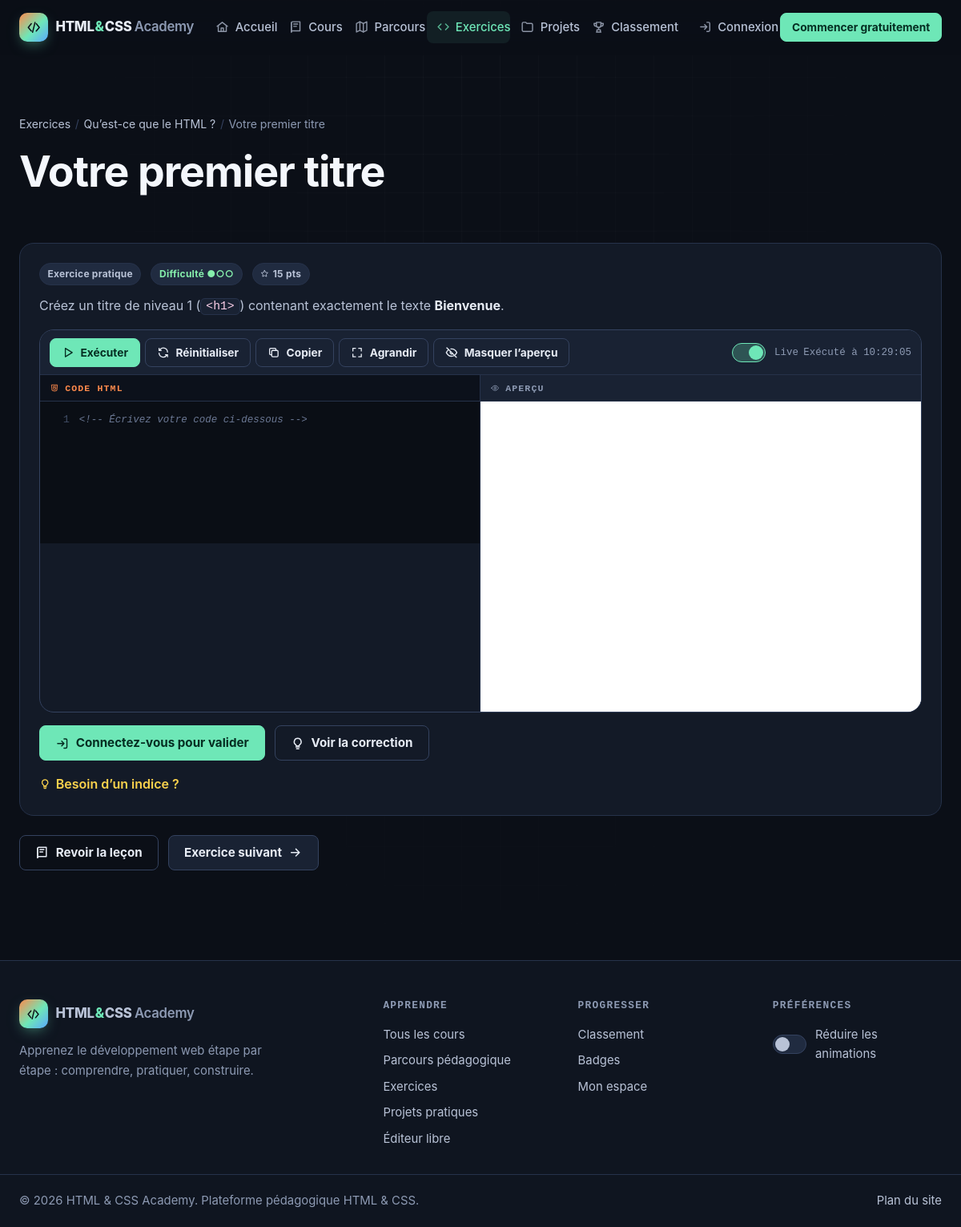
The app's page /exercice/qu-est-ce-que-html-ex1 with its own data.
### tables this page shows
CREATE TABLE lessons (
  id               INT UNSIGNED NOT NULL AUTO_INCREMENT,
  module_id        INT UNSIGNED NOT NULL,
  title            VARCHAR(150) NOT NULL,
  slug             VARCHAR(150) NOT NULL,
  duration_minutes SMALLINT UNSIGNED NOT NULL DEFAULT 10,
  introduction     TEXT         NOT NULL,
  objectives       JSON         NULL COMMENT 'Liste des objectifs',
  prerequisites    JSON         NULL COMMENT 'Liste des prérequis',
  theory           MEDIUMTEXT   NOT NULL COMMENT 'Explication théorique (Markdown restreint)',
  syntax_code      TEXT         NULL COMMENT 'Syntaxe minimale',
  simple_html      TEXT         NULL,
  simple_css       TEXT         NULL,
  example_html     MEDIUMTEXT   NULL COMMENT 'Exemple détaillé (HTML)',
  example_css      MEDIUMTEXT   NULL COMMENT 'Exemple détaillé (CSS)',
  line_by_line     JSON         NULL COMMENT '[[code, explication], ...]',
  reference_items  JSON         NULL COMMENT '[[balise/propriété, description], ...]',
  common_mistakes  JSON         NULL,
  best_practices   JSON         NULL,
  practical        TEXT         NULL COMMENT 'Utilisation dans un vrai projet (Markdown)',
  summary_points   JSON         NULL,
  challenge        TEXT         NULL,
  is_published     TINYINT(1)   NOT NULL DEFAULT 1,
  sort_order       SMALLINT     NOT NULL DEFAULT 0,
  created_at       DATETIME     NOT NULL DEFAULT CURRENT_TIMESTAMP,
  updated_at       DATETIME     NOT NULL DEFAULT CURRENT_TIMESTAMP ON UPDATE CURRENT_TIMESTAMP,
  PRIMARY KEY (id),
  UNIQUE KEY uq_lessons_slug (slug),
  KEY idx_lessons_module (module_id, sort_order),
  KEY idx_lessons_published (is_published),
  CONSTRAINT fk_lessons_module FOREIGN KEY (module_id) REFERENCES modules (id) ON DELETE CASCADE
);

CREATE TABLE exercises (
  id               INT UNSIGNED NOT NULL AUTO_INCREMENT,
  lesson_id        INT UNSIGNED NULL,
  title            VARCHAR(150) NOT NULL,
  slug             VARCHAR(150) NOT NULL,
  type             ENUM('code','fill','fix','qcm','truefalse') NOT NULL DEFAULT 'code',
  difficulty       TINYINT UNSIGNED NOT NULL DEFAULT 1,
  instructions     TEXT         NOT NULL,
  starter_html     TEXT         NULL,
  starter_css      TEXT         NULL,
  solution_html    TEXT         NULL,
  solution_css     TEXT         NULL,
  validation_rules JSON         NULL COMMENT 'Règles de vérification automatique',
  hint             TEXT         NULL,
  explanation      TEXT         NULL,
  points           SMALLINT UNSIGNED NOT NULL DEFAULT 10,
  sort_order       SMALLINT     NOT NULL DEFAULT 0,
  created_at       DATETIME     NOT NULL DEFAULT CURRENT_TIMESTAMP,
  updated_at       DATETIME     NOT NULL DEFAULT CURRENT_TIMESTAMP ON UPDATE CURRENT_TIMESTAMP,
  PRIMARY KEY (id),
  UNIQUE KEY uq_exercises_slug (slug),
  KEY idx_exercises_lesson (lesson_id, sort_order),
  KEY idx_exercises_type (type),
  CONSTRAINT fk_exercises_lesson FOREIGN KEY (lesson_id) REFERENCES lessons (id) ON DELETE SET NULL,
  CONSTRAINT chk_exercises_difficulty CHECK (difficulty BETWEEN 1 AND 3)
);

CREATE TABLE settings (
  id            INT UNSIGNED NOT NULL AUTO_INCREMENT,
  setting_key   VARCHAR(80)  NOT NULL,
  setting_value TEXT         NULL,
  label         VARCHAR(150) NOT NULL DEFAULT '',
  created_at    DATETIME     NOT NULL DEFAULT CURRENT_TIMESTAMP,
  updated_at    DATETIME     NOT NULL DEFAULT CURRENT_TIMESTAMP ON UPDATE CURRENT_TIMESTAMP,
  PRIMARY KEY (id),
  UNIQUE KEY uq_settings_key (setting_key)
);

### includes/bootstrap.php (called while the page is built, shortened)
<?php
spl_autoload_register(static function (string $class): void {
    $file = ROOT_PATH . '/includes/classes/' . basename(str_replace('\\', '/', $class)) . '.php';
});
require ROOT_PATH . '/includes/functions.php';
require ROOT_PATH . '/includes/auth.php';

### config/database.php (called while the page is built, shortened)
<?php
$env = static fn (string $key, $default = null) => ($v = getenv($key)) !== false ? $v : $default;
$database = [
    'host'     => $env('DB_HOST', '127.0.0.1'),
    'port'     => (int) $env('DB_PORT', 3306),
    'socket'   => $env('DB_SOCKET', ''),
    'name'     => $env('DB_NAME', 'html_css_academy'),
    'user'     => $env('DB_USER', 'root'),
    'pass'     => $env('DB_PASS', ''),
    'charset'  => 'utf8mb4',
];
$local = __DIR__ . '/local.php';
return $database;

### includes/classes/Database.php (called while the page is built, shortened)
<?php
final class Database
{
    private static ?PDO $pdo = null;
    public static function connection(): PDO
    {
        if (self::$pdo === null) {
            $cfg = require ROOT_PATH . '/config/database.php';
            $dsn = $cfg['socket'] !== ''
                ? sprintf('mysql:unix_socket=%s;dbname=%s;charset=%s', $cfg['socket'], $cfg['name'], $cfg['charset'])
                : sprintf('mysql:host=%s;port=%d;dbname=%s;charset=%s', $cfg['host'], $cfg['port'], $cfg['name'], $cfg['charset']);
            self::$pdo = new PDO($dsn, $cfg['user'], $cfg['pass'], [
                PDO::ATTR_ERRMODE            => PDO::ERRMODE_EXCEPTION,
                PDO::ATTR_DEFAULT_FETCH_MODE => PDO::FETCH_ASSOC,
                PDO::ATTR_EMULATE_PREPARES   => false,
                PDO::ATTR_STRINGIFY_FETCHES  => false,
            ]);
            self::$pdo->exec("SET time_zone = '" . (new DateTime())->format('P') . "'");
        }
        return self::$pdo;
    }
    public static function run(string $sql, array $params = []): PDOStatement
    {
        $stmt = self::connection()->prepare($sql);
        $stmt->execute($params);
        return $stmt;
    }
    public static function fetch(string $sql, array $params = []): ?array
    {
        $row = self::run($sql, $params)->fetch();
        return $row === false ? null : $row;
    }
    public static function fetchAll(string $sql, array $params = []): array
    {
        return self::run($sql, $params)->fetchAll();
    }
}

### includes/classes/ExerciseModel.php (called while the page is built, shortened)
<?php
final class ExerciseModel
{
    public static function findBySlug(string $slug): ?array
    {
        return Database::fetch(self::BASE_SELECT . ' WHERE e.slug = ?', [$slug]);
    }
    public static function catalog(string $category = '', string $type = '', int $level = 0): array
    {
        $where = ['1 = 1'];
        $params = [];
        return Database::fetchAll(
            self::BASE_SELECT . ' WHERE ' . implode(' AND ', $where) . '
             ORDER BY c.level, cat.sort_order, c.sort_order, m.sort_order, l.sort_order, e.sort_order, e.id',
            $params
        );
    }
}

### includes/auth.php (called while the page is built, shortened)
<?php
function current_user(): ?array
{
    static $cache = false;
    if ($cache !== false) {
        return $cache;
    }
    $id = $_SESSION['user_id'] ?? null;
    if (!$id) {
        return $cache = null;
    }
    $user = UserModel::find((int) $id);
    return $cache = $user;
}

### includes/classes/SettingModel.php (called while the page is built, shortened)
<?php
final class SettingModel
{
    private static ?array $cache = null;
    public static function all(): array
    {
        if (self::$cache === null) {
            self::$cache = [];
            try {
                foreach (Database::fetchAll('SELECT setting_key, setting_value, label FROM settings ORDER BY id') as $row) {
                    self::$cache[$row['setting_key']] = $row;
                }
            } catch (Throwable $e) {
                Logger::error('Settings unavailable: ' . $e->getMessage());
            }
        }
        return self::$cache;
    }
    public static function get(string $key, string $default = ''): string
    {
        return (string) (self::all()[$key]['setting_value'] ?? $default);
    }
}

### exercises/exercise.php (the view, shortened to what this page needs)
<?php
require __DIR__ . '/../includes/bootstrap.php';
$exercise = ExerciseModel::findBySlug(input('slug'));
$user = current_user();
$passed = $user && isset(ExerciseModel::passedIds((int) $user['id'])[(int) $exercise['id']]);
$all = ExerciseModel::catalog();
$next = null;
foreach ($all as $i => $ex) {
    if ((int) $ex['id'] === (int) $exercise['id']) {
        $next = $all[$i + 1] ?? null;
        break;
    }
}
require ROOT_PATH . '/includes/header.php';
?>
<div class="container">
  <header class="page-head" style="padding-bottom:0">
    <ol class="breadcrumb">
      <li><a href="<?= e(route('exercises')) ?>">Exercices</a></li>
      <?php if ($exercise['lesson_slug']): ?><li><a href="<?= e(route('lesson', $exercise['lesson_slug'])) ?>"><?= e($exercise['lesson_title']) ?></a></li><?php endif; ?>
      <li aria-current="page"><?= e($exercise['title']) ?></li>
    </ol>
    <h1><?= e($exercise['title']) ?></h1>
  </header>
  <div class="exercise-layout" style="grid-template-columns:1fr">
    <div class="card">
      <?php partial('exercise-widget', ['exercise' => $exercise, 'user' => $user, 'passed' => $passed]); ?>
    </div>
    <div class="btn-row">
      <?php if ($exercise['lesson_slug']): ?><a class="btn btn--ghost" href="<?= e(route('lesson', $exercise['lesson_slug'])) ?>"><?= icon('book') ?> Revoir la leçon</a><?php endif; ?>
      <?php if ($next): ?><a class="btn" href="<?= e(route('exercise', $next['slug'])) ?>">Exercice suivant <?= icon('arrow-right') ?></a><?php endif; ?>
    </div>
  </div>
</div>
<?php require ROOT_PATH . '/includes/footer.php'; ?>

### includes/partials/exercise-widget.php (shortened to what this page needs)
<?php
$passed ??= false;
$isCode = in_array($exercise['type'], ['code', 'fill', 'fix'], true);
$question = $isCode ? null : ExerciseModel::question((int) $exercise['id']);
$hasCss = trim((string) $exercise['starter_css']) !== '' || trim((string) $exercise['solution_css']) !== '';
$langs = $hasCss ? ['html', 'css'] : ['html'];
$wid = 'ex-' . (int) $exercise['id'];
?>
<div class="exercise-widget" data-exercise="<?= (int) $exercise['id'] ?>" data-type="<?= e($exercise['type']) ?>" data-editor-id="<?= e($wid) ?>">
  <div class="btn-row" style="margin-bottom:.75rem">
    <span class="tag"><?= e(ExerciseModel::TYPES[$exercise['type']]) ?></span>
    <span class="tag tag--level-<?= (int) $exercise['difficulty'] ?>">Difficulté <?= str_repeat('●', (int) $exercise['difficulty']) . str_repeat('○', 3 - (int) $exercise['difficulty']) ?></span>
    <span class="tag"><?= icon('star', 'icon icon--sm') ?> <?= (int) $exercise['points'] ?> pts</span>
  </div>
  <div class="prose"><?= Markdown::render($exercise['instructions']) ?></div>
  <?php if ($isCode): ?>
    <?php partial('editor', [
        'id'          => $wid,
        'html'        => (string) $exercise['starter_html'],
        'css'         => (string) $exercise['starter_css'],
        'langs'       => $langs,
        'storageKey'  => 'exercise-' . $exercise['id'],
        'label'       => 'Éditeur de l’exercice : ' . $exercise['title'],
    ]); ?>
    <textarea hidden data-solution="html" aria-hidden="true" tabindex="-1"><?= e((string) $exercise['solution_html']) ?></textarea>
    <textarea hidden data-solution="css" aria-hidden="true" tabindex="-1"><?= e((string) $exercise['solution_css']) ?></textarea>
  <?php endif; ?>
  <div class="btn-row" style="margin-top:1rem">
    <?php if ($user): ?>
      <button type="button" class="btn btn--primary" data-check><?= icon('check-circle') ?> <?= $isCode ? 'Vérifier mon code' : 'Valider ma réponse' ?></button>
    <?php else: ?>
      <a class="btn btn--primary" href="<?= e(url('auth/login.php')) ?>?redirect=<?= e(rawurlencode(current_path())) ?>"><?= icon('login') ?> Connectez-vous pour valider</a>
    <?php endif; ?>
    <?php if ($isCode && ($exercise['solution_html'] || $exercise['solution_css'])): ?>
      <button type="button" class="btn btn--ghost" data-solution-btn<?= $passed ? '' : ' data-confirm-solution' ?>><?= icon('lightbulb') ?> Voir la correction</button>
    <?php endif; ?>
  </div>
  <?php if ($exercise['hint']): ?>
    <details class="hint"><summary><?= icon('lightbulb', 'icon icon--sm') ?> Besoin d’un indice ?</summary><p><?= Markdown::inline($exercise['hint']) ?></p></details>
  <?php endif; ?>
</div>

### includes/footer.php (shortened to what this page needs)
  </main>
  <footer class="site-footer">
    <div class="container site-footer__grid">
      <div class="site-footer__brand">
        <a class="brand" href="<?= e(route('home')) ?>">
          <span class="brand__mark"><?= icon('logo') ?></span>
          <span class="brand__name">HTML<span class="brand__amp">&amp;</span>CSS <span class="brand__sub">Academy</span></span>
        </a>
        <p>Apprenez le développement web étape par étape : comprendre, pratiquer, construire.</p>
      </div>
      <nav aria-label="Apprendre">
        <h2 class="site-footer__title">Apprendre</h2>
        <ul>
          <li><a href="<?= e(route('courses')) ?>">Tous les cours</a></li>
          <li><a href="<?= e(route('path')) ?>">Parcours pédagogique</a></li>
          <li><a href="<?= e(route('exercises')) ?>">Exercices</a></li>
          <li><a href="<?= e(route('projects')) ?>">Projets pratiques</a></li>
          <li><a href="<?= e(route('playground')) ?>">Éditeur libre</a></li>
        </ul>
      </nav>
      <nav aria-label="Communauté">
        <h2 class="site-footer__title">Progresser</h2>
        <ul>
          <li><a href="<?= e(route('leaderboard')) ?>">Classement</a></li>
          <li><a href="<?= e(url('dashboard/badges.php')) ?>">Badges</a></li>
          <li><a href="<?= e(url('dashboard/index.php')) ?>">Mon espace</a></li>
        </ul>
      </nav>
      <div>
        <h2 class="site-footer__title">Préférences</h2>
        <label class="switch">
          <span class="switch__track" aria-hidden="true"></span>
          <span>Réduire les animations</span>
        </label>
      </div>
    </div>
    <div class="container site-footer__bottom">
      <p>&copy; <?= date('Y') ?> <?= e(setting('site_name', config('app.name'))) ?>. Plateforme pédagogique HTML &amp; CSS.</p>
      <p><a href="<?= e(url('sitemap.xml')) ?>">Plan du site</a></p>
    </div>
  </footer>
</body>
</html>

### records on screen
lessons: title "Qu’est-ce que le HTML ?"
exercises: title "Votre premier titre", type "Exercice pratique", difficulty "●", difficulty "○○", points "15"
settings: setting_value "HTML & CSS Academy"

### other values on screen
$label "Accueil"
$label "Cours"
$label "Parcours"
$label "Exercices"
$label "Projets"
$label "Classement"
preg_replace('/\*\*(.+?)\*\*/s', '<strong>$1</strong>', $text) "Créez un titre de niveau 1 ( ) contenant exactement le texte Bienvenue ."
$m[1] "<h1>"
$names[$lang] "HTML"
